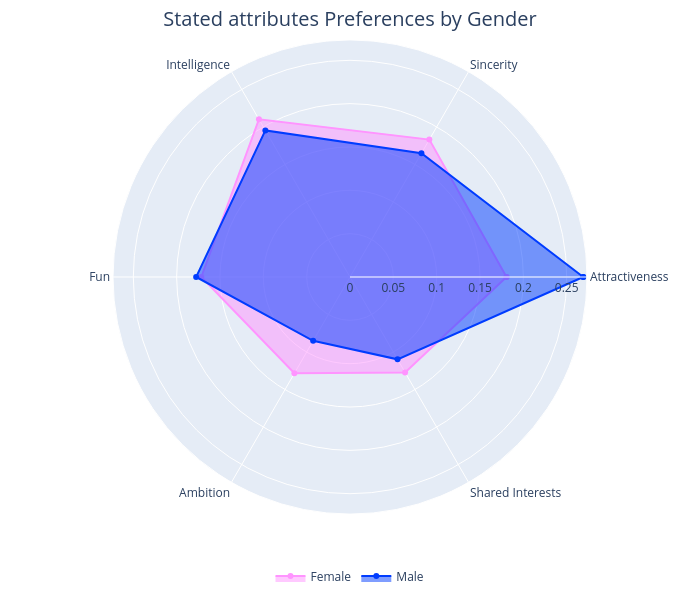

The cell this chart's notebook holds for it:
### Markdown cell above
### F - Stated gender preferences

### Code cell
# -----------------------------------------------------------------------------
# STATED PREFERENCES BY GENDER
# -----------------------------------------------------------------------------
categories = ['Attractiveness','Sincerity','Intelligence',
              'Fun', 'Ambition', 'Shared Interests']
categories.append(categories[0]) # Duplicate the first value so the radar chart can close up

colors_gender = ['#FF94FF', '#003CFF']

# Translate attributes name to proper name for cleaner legend
pref1_dict = {'attr1_1'   :   'Attractiveness',
               'sinc1_1'  :   'Sincerity',
               'intel1_1' :   'Intelligence',
               'fun1_1'   :   'Fun',
               'amb1_1'   :   'Ambition',
               'shar1_1'  :   'Shared Interests',
               }


tinder_df_pref_radar = tinder_df_normalized[['gender','attr1_1','sinc1_1','intel1_1','fun1_1','amb1_1','shar1_1']].copy()
tinder_df_pref_radar = (tinder_df_pref_radar
                  .groupby('gender')
                  .mean()
                  .reset_index()
                  .rename(columns=pref1_dict)
                  )
tinder_df_pref_radar['gender'] = tinder_df_pref_radar['gender'].map(gender_dict)
tinder_df_pref_radar = tinder_df_pref_radar.melt(id_vars='gender', 
                    value_vars=['Attractiveness', 'Sincerity', 'Intelligence', 
                                'Fun', 'Ambition', 'Shared Interests'], 
                    var_name='attributes')


fig = go.Figure()

for i, gender in enumerate(['Female', 'Male']):   # order must match colors_sex order: index 0 = Female, index 1 = Male
    sub = tinder_df_pref_radar[tinder_df_pref_radar['gender'] == gender].set_index('attributes').loc[categories]
    fig.add_trace(go.Scatterpolar(
        r=sub['value'],
        theta=categories,
        fill='toself',
        name=gender,
        line_color=colors_gender[i],
    ))


fig.update_layout(
    width=700,
    height=600,
    polar=dict(radialaxis=dict(visible=True)),
    margin=dict(l=10, r=10, t=40, b=10),
    showlegend=True,
    legend=dict(
        orientation='h',       # horizontal in a line
        yanchor='top',
        y=-0.1,                 # put the legend below the plotting area
        xanchor='center',
        x=0.5,                  # centered horizontally
    ),
    title=dict(
        text="Stated attributes Preferences by Gender",
        x=0.5,          # Center the title
        y=0.98,         # Let some space from the top of the layout
        font=dict(size=20)
    ),
    )

### Figure 1 — Plotly figure (JSON) as saved in the notebook; plotly's stock layout.template omitted (floating-point values rounded to 4 significant figures)
{"data": [{"fill": "toself", "line": {"color": "#FF94FF"}, "name": "Female", "r": [0.1806, 0.1831, 0.2101, 0.1715, 0.1283, 0.1271, 0.1806], "theta": ["Attractiveness", "Sincerity", "Intelligence", "Fun", "Ambition", "Shared Interests", "Attractiveness"], "type": "scatterpolar"}, {"fill": "toself", "line": {"color": "#003CFF"}, "name": "Male", "r": [0.2691, 0.1648, 0.1952, 0.1775, 0.08504, 0.1097, 0.2691], "theta": ["Attractiveness", "Sincerity", "Intelligence", "Fun", "Ambition", "Shared Interests", "Attractiveness"], "type": "scatterpolar"}], "layout": {"height": 600, "legend": {"orientation": "h", "x": 0.5, "xanchor": "center", "y": -0.1, "yanchor": "top"}, "margin": {"b": 10, "l": 10, "r": 10, "t": 40}, "polar": {"radialaxis": {"visible": true}}, "showlegend": true, "title": {"font": {"size": 20}, "text": "Stated attributes Preferences by Gender", "x": 0.5, "y": 0.98}, "width": 700}}
